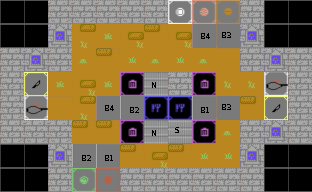

A 2D game scene composited from a Tiled map and its tileset images. What follows is a short description and the map's XML, with every tile layer's data as written:
An orthogonal 13x8 tile map with 24x24 px tiles, 1 tile layer (Tile Layer 1).

<map version="1.4" tiledversion="1.4.3" orientation="orthogonal" renderorder="right-down" width="13" height="8" tilewidth="24" tileheight="24" infinite="0" nextlayerid="2" nextobjectid="1">
 <tileset firstgid="1" source="BurgerMayhem.tsx" />
 <layer id="1" name="Tile Layer 1" width="13" height="8">
  <data encoding="csv">
1,1,137,137,137,137,137,34,100,67,137,1,1,
1,1,203,71,37,38,5,38,233,200,203,1,1,
137,203,137,103,5,104,103,104,103,4,137,203,137,
137,298,37,38,37,232,2,137,232,70,70,265,137,
137,265,4,71,233,167,199,199,134,200,5,298,137,
137,137,137,5,5,232,2,35,232,103,137,203,137,
1,1,203,167,134,5,38,5,104,104,203,1,1,
1,1,137,166,133,137,137,137,137,137,137,1,1
</data>
 </layer>
</map>
